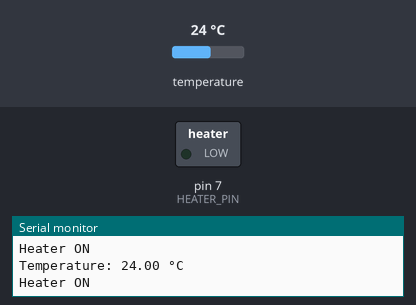
Recording of a sketch running on a simulated Arduino Uno, built with avr-gcc and run on an emulated ATmega328P. Shown: switched loads named in the sketch (green lamp = pin HIGH), the last lines printed to the serial monitor. The test bench sets the inputs (shaded band); at power-on: temperature 24 °C.

Above: at 3.3 s.
3.4 s: temperature set to 34.3 °C
5.9 s: temperature set to 35.4 °C
At 7.3 s:
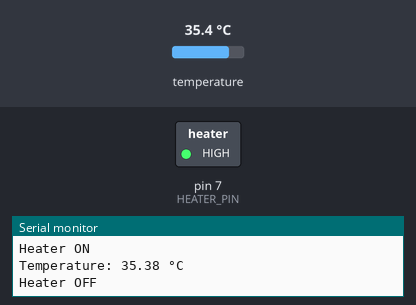
9.3 s: temperature set to 12 °C
At 9.9 s:
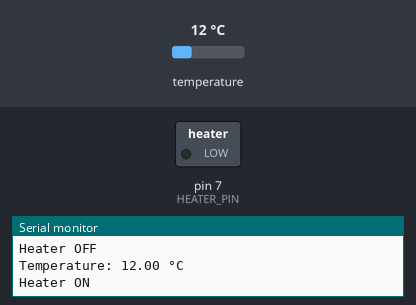
11.8 s: temperature set to 41 °C
At 13.7 s:
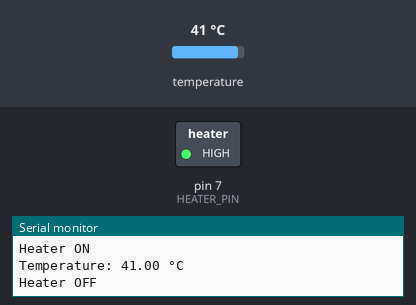
Timing chart, 0 to 15.2 s (numbered marks = the images above; inputs shaded):
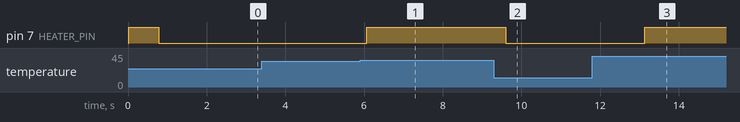

Measured:
- the behaviour switches between 35 and 35.1 °C on temperature (found by bisection; images 0 and 1)
- after the input at 5.9 s, pin 7 (HEATER_PIN): LOW → HIGH after 0.17 s
- after the input at 9.3 s, pin 7 (HEATER_PIN): HIGH → LOW after 0.30 s
- after the input at 11.8 s, pin 7 (HEATER_PIN): LOW → HIGH after 1.3 s

The sketch:

DryUmbrella.ino
```cpp
#include <OneWire.h>
#include <DallasTemperature.h>

#define ONE_WIRE_BUS 2       // DS18B20 data pin
#define HEATER_PIN 7         // Heater control pin (connected to relay)
#define TEMP_THRESHOLD 35.0  // °C threshold

OneWire oneWire(ONE_WIRE_BUS);
DallasTemperature sensors(&oneWire);

void setup() {
  Serial.begin(9600);
  sensors.begin();

  pinMode(HEATER_PIN, OUTPUT);
  digitalWrite(HEATER_PIN, HIGH); // Heater ON initially (assuming active LOW relay)
}

void loop() {
  sensors.requestTemperatures();
  float tempC = sensors.getTempCByIndex(0);

  Serial.print("Temperature: ");
  Serial.print(tempC);
  Serial.println(" °C");

  if (tempC > TEMP_THRESHOLD) {
    digitalWrite(HEATER_PIN, HIGH);  // Turn OFF heater
    Serial.println("Heater OFF");
  } else {
    digitalWrite(HEATER_PIN, LOW); // Turn ON heater
    Serial.println("Heater ON");
  }

  delay(1000);
}
```
